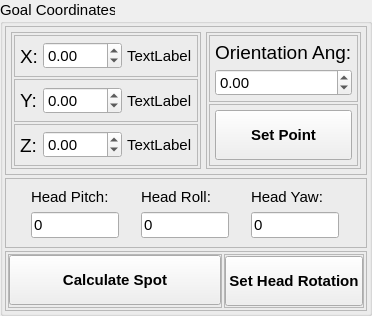
               <widget class="QGroupBox" name="groupBox">
                <property name="font">
                 <font>
                  <pointsize>11</pointsize>
                 </font>
                </property>
                <property name="title">
                 <string>Goal Coordinates</string>
                </property>
                <layout class="QVBoxLayout" name="verticalLayout_8">
                 <property name="spacing">
                  <number>3</number>
                 </property>
                 <property name="leftMargin">
                  <number>2</number>
                 </property>
                 <property name="topMargin">
                  <number>2</number>
                 </property>
                 <property name="rightMargin">
                  <number>2</number>
                 </property>
                 <property name="bottomMargin">
                  <number>2</number>
                 </property>
                 <item>
                  <widget class="QFrame" name="frame_37">
                   <property name="frameShape">
                    <enum>QFrame::StyledPanel</enum>
                   </property>
                   <property name="frameShadow">
                    <enum>QFrame::Raised</enum>
                   </property>
                   <layout class="QHBoxLayout" name="horizontalLayout_5">
                    <property name="spacing">
                     <number>5</number>
                    </property>
                    <property name="leftMargin">
                     <number>5</number>
                    </property>
                    <property name="topMargin">
                     <number>5</number>
                    </property>
                    <property name="rightMargin">
                     <number>5</number>
                    </property>
                    <property name="bottomMargin">
                     <number>5</number>
                    </property>
                    <item>
                     <widget class="QFrame" name="frame_39">
                      <property name="frameShape">
                       <enum>QFrame::StyledPanel</enum>
                      </property>
                      <property name="frameShadow">
                       <enum>QFrame::Raised</enum>
                      </property>
                      <layout class="QVBoxLayout" name="verticalLayout_9">
                       <property name="spacing">
                        <number>2</number>
                       </property>
                       <property name="leftMargin">
                        <number>2</number>
                       </property>
                       <property name="topMargin">
                        <number>2</number>
                       </property>
                       <property name="rightMargin">
                        <number>2</number>
                       </property>
                       <property name="bottomMargin">
                        <number>2</number>
                       </property>
                       <item>
                        <widget class="QFrame" name="frame_40">
                         <property name="frameShape">
                          <enum>QFrame::StyledPanel</enum>
                         </property>
                         <property name="frameShadow">
                          <enum>QFrame::Raised</enum>
                         </property>
                         <layout class="QHBoxLayout" name="horizontalLayout_43">
                          <property name="spacing">
                           <number>5</number>
                          </property>
                          <property name="leftMargin">
                           <number>5</number>
                          </property>
                          <property name="topMargin">
                           <number>5</number>
                          </property>
                          <property name="rightMargin">
                           <number>5</number>
                          </property>
                          <property name="bottomMargin">
                           <number>5</number>
                          </property>
                          <item alignment="Qt::AlignLeft">
                           <widget class="QLabel" name="label_62">
                            <property name="font">
                             <font>
                              <pointsize>14</pointsize>
                              <weight>50</weight>
                              <bold>false</bold>
                             </font>
                            </property>
                            <property name="text">
                             <string>X:</string>
                            </property>
                           </widget>
                          </item>
                          <item alignment="Qt::AlignLeft">
                           <widget class="QDoubleSpinBox" name="XSpin">
                            <property name="minimum">
                             <double>-999.000000000000000</double>
                            </property>
                            <property name="maximum">
                             <double>999.000000000000000</double>
                            </property>
                           </widget>
                          </item>
                          <item>
                           <widget class="QLabel" name="xlabel1">
                            <property name="text">
                             <string>TextLabel</string>
                            </property>
                           </widget>
                          </item>
                         </layout>
                        </widget>
                       </item>
                       <item>
                        <widget class="QFrame" name="frame_41">
                         <property name="frameShape">
                          <enum>QFrame::StyledPanel</enum>
                         </property>
                         <property name="frameShadow">
                          <enum>QFrame::Raised</enum>
                         </property>
                         <layout class="QHBoxLayout" name="horizontalLayout_46">
                          <property name="spacing">
                           <number>5</number>
                          </property>
                          <property name="leftMargin">
                           <number>5</number>
                          </property>
                          <property name="topMargin">
                           <number>5</number>
                          </property>
                          <property name="rightMargin">
                           <number>5</number>
                          </property>
                          <property name="bottomMargin">
                           <number>5</number>
                          </property>
                          <item alignment="Qt::AlignLeft">
                           <widget class="QLabel" name="label_63">
                            <property name="font">
                             <font>
                              <pointsize>14</pointsize>
                              <weight>50</weight>
                              <bold>false</bold>
                             </font>
                            </property>
                            <property name="text">
                             <string>Y:</string>
                            </property>
                           </widget>
                          </item>
                          <item>
                           <widget class="QDoubleSpinBox" name="YSpin">
                            <property name="minimum">
                             <double>-999.000000000000000</double>
                            </property>
                            <property name="maximum">
                             <double>999.000000000000000</double>
                            </property>
                           </widget>
                          </item>
                          <item>
                           <widget class="QLabel" name="ylabel1">
                            <property name="text">
                             <string>TextLabel</string>
                            </property>
                           </widget>
                          </item>
                         </layout>
                        </widget>
                       </item>
                       <item>
                        <widget class="QFrame" name="frame_42">
                         <property name="frameShape">
                          <enum>QFrame::StyledPanel</enum>
                         </property>
                         <property name="frameShadow">
                          <enum>QFrame::Raised</enum>
                         </property>
                         <layout class="QHBoxLayout" name="horizontalLayout_47">
                          <property name="spacing">
                           <number>5</number>
                          </property>
                          <property name="leftMargin">
                           <number>5</number>
                          </property>
                          <property name="topMargin">
                           <number>5</number>
                          </property>
                          <property name="rightMargin">
                           <number>5</number>
                          </property>
                          <property name="bottomMargin">
                           <number>5</number>
                          </property>
                          <item alignment="Qt::AlignLeft">
                           <widget class="QLabel" name="label_64">
                            <property name="font">
                             <font>
                              <pointsize>14</pointsize>
                              <weight>50</weight>
                              <bold>false</bold>
                             </font>
                            </property>
                            <property name="text">
                             <string>Z:</string>
                            </property>
                           </widget>
                          </item>
                          <item alignment="Qt::AlignLeft">
                           <widget class="QDoubleSpinBox" name="ZSpin">
                            <property name="minimum">
                             <double>-999.000000000000000</double>
                            </property>
                            <property name="maximum">
                             <double>999.000000000000000</double>
                            </property>
                           </widget>
                          </item>
                          <item>
                           <widget class="QLabel" name="zlabel1">
                            <property name="text">
                             <string>TextLabel</string>
                            </property>
                           </widget>
                          </item>
                         </layout>
                        </widget>
                       </item>
                      </layout>
                     </widget>
                    </item>
                    <item>
                     <widget class="QFrame" name="frame_38">
                      <property name="frameShape">
                       <enum>QFrame::StyledPanel</enum>
                      </property>
                      <property name="frameShadow">
                       <enum>QFrame::Raised</enum>
                      </property>
                      <layout class="QVBoxLayout" name="verticalLayout_15">
                       <property name="spacing">
                        <number>2</number>
                       </property>
                       <property name="leftMargin">
                        <number>2</number>
                       </property>
                       <property name="topMargin">
                        <number>2</number>
                       </property>
                       <property name="rightMargin">
                        <number>2</number>
                       </property>
                       <property name="bottomMargin">
                        <number>2</number>
                       </property>
                       <item>
                        <widget class="QFrame" name="frame_43">
                         <property name="frameShape">
                          <enum>QFrame::StyledPanel</enum>
                         </property>
                         <property name="frameShadow">
                          <enum>QFrame::Raised</enum>
                         </property>
                         <layout class="QVBoxLayout" name="verticalLayout_11">
                          <property name="spacing">
                           <number>5</number>
                          </property>
                          <property name="leftMargin">
                           <number>5</number>
                          </property>
                          <property name="topMargin">
                           <number>5</number>
                          </property>
                          <property name="rightMargin">
                           <number>5</number>
                          </property>
                          <property name="bottomMargin">
                           <number>5</number>
                          </property>
                          <item>
                           <widget class="QLabel" name="label_65">
                            <property name="font">
                             <font>
                              <pointsize>14</pointsize>
                              <weight>50</weight>
                              <bold>false</bold>
                             </font>
                            </property>
                            <property name="text">
                             <string>Orientation Ang:</string>
                            </property>
                           </widget>
                          </item>
                          <item>
                           <widget class="QDoubleSpinBox" name="OASpin">
                            <property name="maximumSize">
                             <size>
                              <width>222</width>
                              <height>1111</height>
                             </size>
                            </property>
                            <property name="minimum">
                             <double>-999.000000000000000</double>
                            </property>
                            <property name="maximum">
                             <double>999.000000000000000</double>
                            </property>
                           </widget>
                          </item>
                         </layout>
                        </widget>
                       </item>
                       <item>
                        <widget class="QFrame" name="frame_47">
                         <property name="frameShape">
                          <enum>QFrame::StyledPanel</enum>
                         </property>
                         <property name="frameShadow">
                          <enum>QFrame::Raised</enum>
                         </property>
                         <layout class="QHBoxLayout" name="horizontalLayout_49">
                          <property name="spacing">
                           <number>5</number>
                          </property>
                          <property name="leftMargin">
                           <number>5</number>
                          </property>
                          <property name="topMargin">
                           <number>5</number>
                          </property>
                          <property name="rightMargin">
                           <number>5</number>
                          </property>
                          <property name="bottomMargin">
                           <number>5</number>
                          </property>
                          <item>
                           <widget class="QPushButton" name="bt_setPoint">
                            <property name="minimumSize">
                             <size>
                              <width>50</width>
                              <height>50</height>
                             </size>
                            </property>
                            <property name="font">
                             <font>
                              <pointsize>11</pointsize>
                              <weight>75</weight>
                              <bold>true</bold>
                              <kerning>false</kerning>
                             </font>
                            </property>
                            <property name="text">
                             <string>Set Point</string>
                            </property>
                            <property name="icon">
                             <iconset>
                              <normaloff>icons/Drag.png</normaloff>icons/Drag.png</iconset>
                            </property>
                            <property name="iconSize">
                             <size>
                              <width>50</width>
                              <height>50</height>
                             </size>
                            </property>
                            <property name="shortcut">
                             <string>Ctrl+S</string>
                            </property>
                            <property name="checkable">
                             <bool>false</bool>
                            </property>
                            <property name="autoRepeat">
                             <bool>false</bool>
                            </property>
                           </widget>
                          </item>
                         </layout>
                        </widget>
                       </item>
                      </layout>
                     </widget>
                    </item>
                   </layout>
                  </widget>
                 </item>
                 <item>
                  <widget class="QFrame" name="frame_52">
                   <property name="frameShape">
                    <enum>QFrame::StyledPanel</enum>
                   </property>
                   <property name="frameShadow">
                    <enum>QFrame::Raised</enum>
                   </property>
                   <layout class="QGridLayout" name="gridLayout_4">
                    <item row="0" column="0">
                     <widget class="QLabel" name="head_pitch_l">
                      <property name="text">
                       <string>Head Pitch:</string>
                      </property>
                     </widget>
                    </item>
                    <item row="0" column="1">
                     <widget class="QLabel" name="head_roll_l">
                      <property name="text">
                       <string>Head Roll:</string>
                      </property>
                     </widget>
                    </item>
                    <item row="0" column="2">
                     <widget class="QLabel" name="head_yaw_l">
                      <property name="text">
                       <string>Head Yaw:</string>
                      </property>
                     </widget>
                    </item>
                    <item row="1" column="0">
                     <widget class="QLineEdit" name="head_pitch_input">
                      <property name="maximumSize">
                       <size>
                        <width>88</width>
                        <height>16777215</height>
                       </size>
                      </property>
                      <property name="text">
                       <string>0</string>
                      </property>
                     </widget>
                    </item>
                    <item row="1" column="1">
                     <widget class="QLineEdit" name="head_roll_input">
                      <property name="maximumSize">
                       <size>
                        <width>88</width>
                        <height>16777215</height>
                       </size>
                      </property>
                      <property name="text">
                       <string>0</string>
                      </property>
                     </widget>
                    </item>
                    <item row="1" column="2">
                     <widget class="QLineEdit" name="head_yaw_input">
                      <property name="maximumSize">
                       <size>
                        <width>88</width>
                        <height>16777215</height>
                       </size>
                      </property>
                      <property name="text">
                       <string>0</string>
                      </property>
                     </widget>
                    </item>
                   </layout>
                  </widget>
                 </item>
                 <item>
                  <widget class="QFrame" name="frame_50">
                   <property name="frameShape">
                    <enum>QFrame::StyledPanel</enum>
                   </property>
                   <property name="frameShadow">
                    <enum>QFrame::Raised</enum>
                   </property>
                   <layout class="QHBoxLayout" name="horizontalLayout_34">
                    <property name="spacing">
                     <number>2</number>
                    </property>
                    <property name="leftMargin">
                     <number>2</number>
                    </property>
                    <property name="topMargin">
                     <number>2</number>
                    </property>
                    <property name="rightMargin">
                     <number>2</number>
                    </property>
                    <property name="bottomMargin">
                     <number>2</number>
                    </property>
                    <item>
                     <widget class="QFrame" name="frame_45">
                      <property name="frameShape">
                       <enum>QFrame::StyledPanel</enum>
                      </property>
                      <property name="frameShadow">
                       <enum>QFrame::Raised</enum>
                      </property>
                      <layout class="QVBoxLayout" name="verticalLayout_10">
                       <property name="spacing">
                        <number>4</number>
                       </property>
                       <property name="leftMargin">
                        <number>0</number>
                       </property>
                       <property name="topMargin">
                        <number>0</number>
                       </property>
                       <property name="rightMargin">
                        <number>0</number>
                       </property>
                       <property name="bottomMargin">
                        <number>2</number>
                       </property>
                       <item>
                        <widget class="QPushButton" name="bt_clac_spot">
                         <property name="sizePolicy">
                          <sizepolicy hsizetype="MinimumExpanding" vsizetype="Fixed">
                           <horstretch>0</horstretch>
                           <verstretch>0</verstretch>
                          </sizepolicy>
                         </property>
                         <property name="minimumSize">
                          <size>
                           <width>50</width>
                           <height>50</height>
                          </size>
                         </property>
                         <property name="font">
                          <font>
                           <pointsize>11</pointsize>
                           <weight>75</weight>
                           <bold>true</bold>
                           <kerning>false</kerning>
                          </font>
                         </property>
                         <property name="text">
                          <string>Calculate Spot</string>
                         </property>
                         <property name="icon">
                          <iconset>
                           <normaloff>icons/scham.ico</normaloff>icons/scham.ico</iconset>
                         </property>
                         <property name="iconSize">
                          <size>
                           <width>30</width>
                           <height>30</height>
                          </size>
                         </property>
                         <property name="autoDefault">
                          <bool>false</bool>
                         </property>
                         <property name="default">
                          <bool>false</bool>
                         </property>
                        </widget>
                       </item>
                      </layout>
                     </widget>
                    </item>
                    <item>
                     <widget class="QFrame" name="frame_48">
                      <property name="frameShape">
                       <enum>QFrame::StyledPanel</enum>
                      </property>
                      <property name="frameShadow">
                       <enum>QFrame::Raised</enum>
                      </property>
                      <layout class="QHBoxLayout" name="horizontalLayout_53">
                       <property name="spacing">
                        <number>5</number>
                       </property>
                       <property name="leftMargin">
                        <number>0</number>
                       </property>
                       <property name="topMargin">
                        <number>0</number>
                       </property>
                       <property name="rightMargin">
                        <number>0</number>
                       </property>
                       <property name="bottomMargin">
                        <number>0</number>
                       </property>
                       <item alignment="Qt::AlignLeft">
                        <widget class="QPushButton" name="bt_setRotation">
                         <property name="minimumSize">
                          <size>
                           <width>50</width>
                           <height>50</height>
                          </size>
                         </property>
                         <property name="font">
                          <font>
                           <pointsize>11</pointsize>
                           <weight>75</weight>
                           <bold>true</bold>
                           <kerning>false</kerning>
                          </font>
                         </property>
                         <property name="text">
                          <string>Set Head Rotation</string>
                         </property>
                         <property name="icon">
                          <iconset>
                           <normaloff>icons/reset.ico</normaloff>icons/reset.ico</iconset>
                         </property>
                         <property name="iconSize">
                          <size>
                           <width>30</width>
                           <height>30</height>
                          </size>
                         </property>
                         <property name="checkable">
                          <bool>false</bool>
                         </property>
                         <property name="autoRepeat">
                          <bool>false</bool>
                         </property>
                        </widget>
                       </item>
                      </layout>
                     </widget>
                    </item>
                   </layout>
                  </widget>
                 </item>
                </layout>
               </widget>
